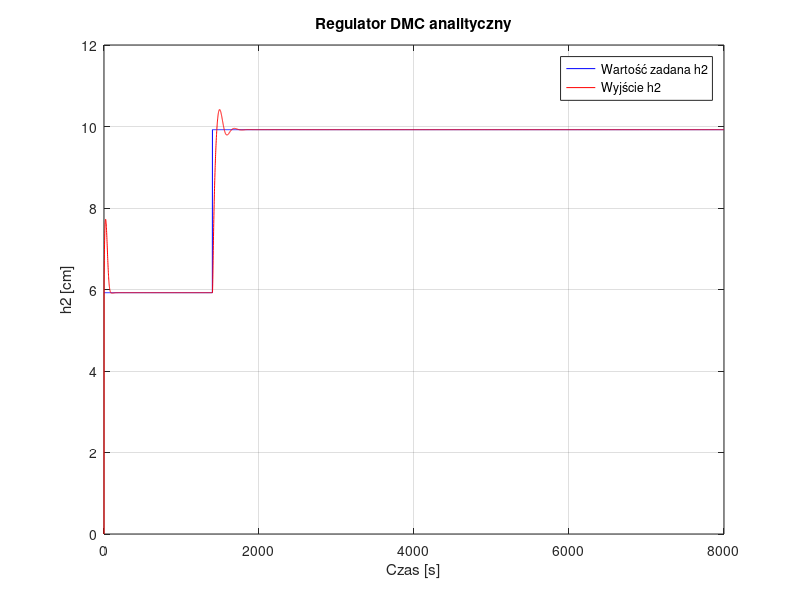

Here is the MATLAB script that generated this plot:
% --- Parametry DMC ---
Nu = 10;            % Horyzont sterowania
N = 200;            % Horyzont predykcji
Du = 1600;          
lambda = 2;         % Lambda

ks = 1500;          % Początek sterowania
kp = 1400;          % Punkt przejściowy
kk = 8000;          % Liczba kroków symulacji
T = 1;              % Krok dyskretyzacji

% --- Punkt linearyzacji ---
C1 = 0.75;          % Stała dla zbiornika 1
C2 = 0.55;          % Stała dla zbiornika 2
alpha1 = 20;        % Współczynnik przepływu z 1 do 2
alpha2 = 20;        % Współczynnik odpływu

% --- Symulacja odpowiedzi skokowej ---
F1_0 = 52;          % Skok wejściowy
FD_0 = 11;          % Zakłócenie
h1_0 = 9.9225;      % Początkowy poziom h1
h2_0 = 5.9225;      % Początkowy poziom h2
v1_0 = h1_0^2 * C1; % Objętość h1
v2_0 = h2_0^3 * C2; % Objętość h2

h1 = h1_0 * ones(1, kk);
h2 = h2_0 * ones(1, kk);
v1 = h1_0^2 * C1 * ones(1, kk);
v2 = h2_0^3 * C2 * ones(1, kk);
h2_step = h1_0;
F1_step = alpha2 * sqrt(h2_step) - FD_0;
F1in = F1_0 * ones(1, kk);

step_time = 0:1:kk-1; % Czas symulacji odpowiedzi skokowej
h2_step_values = zeros(size(step_time));
dt_step = step_time(2) - step_time(1);

% Pętla symulacji odpowiedzi skokowej
for k = 2:kk
    if k/T > 1
        F1in(k) = F1_step;
    end

    v1(k) = v1(k-1) + T * (F1in(k-1) - F1_0 + FD_0 - (alpha1 / (2 * sqrt(h1_0))) * (h1(k-1) - h1_0));
    v2(k) = v2(k-1) + T * ((alpha1 / (2 * sqrt(h1_0))) * (h1(k-1) - h1_0) - (alpha2 / (2 * sqrt(h2_0))) * (h2(k-1) - h2_0));
    h2(k) = h2_0 + 1 / (3 * (v2_0^2 * C2)^(1/3)) * (v2(k) - v2_0);
    h1(k) = h1_0 + 1 / (2 * sqrt(v1_0 * C1)) * (v1(k) - v1_0);
end

% Obliczanie odpowiedzi skokowej systemu
step_response = (h2 - h2_0) / h2_step;

% Regulator DMC
M = zeros(N, Nu);
for i = 1:N
    for j = 1:Nu
        if (i >= j)
            M(i, j) = step_response(i - j + 1);
        end
    end
end

Mp = zeros(N, Du - 1);
for i = 1:N
    for j = 1:Du-1
        if i + j <= Du
            Mp(i, j) = step_response(i + j) - step_response(j);
        else
            Mp(i, j) = step_response(Du) - step_response(j);
        end
    end
end

% Wyznaczanie parametrów prawa sterowania
I = eye(Nu);
K = ((M' * M + lambda * I) ^ -1) * M';
ke = sum(K(1, :));
ku = K(1, :) * Mp;
deltaup = zeros(1, Du-1);

% Symulacja systemu z DMC
h1_dmc = h1_0;
h2_dmc = h2_0;
v1_dmc = v1_0;
v2_dmc = v2_0;
h2_dmc_values = zeros(1, numel(step_time));
delta_u = zeros(1, numel(step_time));
h2_zad = h2_0 * ones(1, kk);
h2_zad(kp:kk) = h1_0;
F1 = F1_0;
FD = FD_0;

for k = 2:numel(step_time)
    y = h2_dmc; % Odchylenie od punktu pracy
    delta_u(k) = ke * (h2_zad(k) - y) - ku * deltaup';
    deltaup = circshift(deltaup, 1);
    deltaup(1) = delta_u(k);

    F1 = F1 + delta_u(k); % Aktualizacja sygnału sterowania
    v1_dmc = v1_dmc + T * (F1 + FD_0 - alpha1 * sqrt(h1_dmc));
    v2_dmc = v2_dmc + T * (alpha1 * sqrt(h1_dmc) - alpha2 * sqrt(h2_dmc));
    h1_dmc = sqrt(v1_dmc / C1);
    h2_dmc = (v2_dmc / C2)^(1/3);
    h2_dmc_values(k) = h2_dmc;
end

% --- Rysowanie wykresów ---
figure('Position', [100, 50, 800, 400]);
plot(step_time, h2_zad, 'b');
hold on;
plot(step_time, h2_dmc_values(1:k), 'r');
xlabel('Czas [s]');
ylabel('h2 [cm]');
title('Regulator DMC analityczny');
legend('Wartość zadana h2', 'Wyjście h2');
grid on;
print(gcf, '1.16.png', '-dpng', '-r300', '-opengl');
